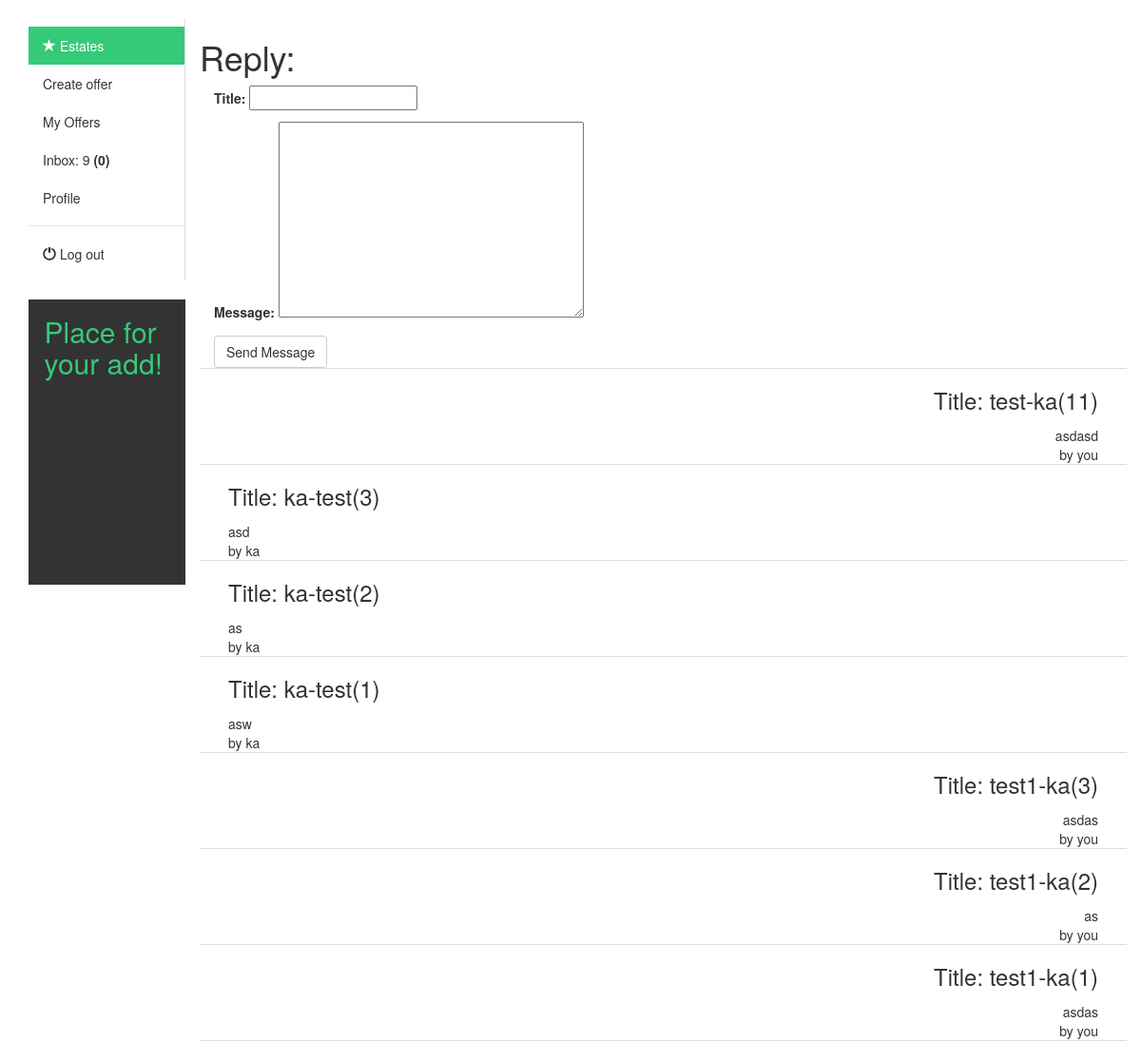
Page /accounts/chat/63/reply/ (signed in) on the committed database.
### estate_app/models.py (models this page shows, shortened)
class UserMessages(models.Model):
    title        = models.CharField(max_length = 255)
    message      = models.TextField(max_length = 5000)
    msg_sender   = models.ForeignKey(User, on_delete = models.CASCADE, related_name = 'msg_sender')
    msg_receiver = models.ForeignKey(User, on_delete = models.CASCADE, related_name = 'msg_receiver')
    is_read      = models.BooleanField(default = False)

### accounts/views.py (the view, shortened to what this page needs)
# urls.py: path('chat/<int:pk>/reply/', views.ChatReplyView.as_view(), name='chat_details'),
class ChatReplyView(LoginRequiredMixin, CreateView):
    model = estate_models.UserMessages
    template_name = 'accounts/chat_reply.html'
    fields = ('title', 'message')
    def get_context_data(self, **kwargs):
        context = super().get_context_data(**kwargs)
        messages = estate_models.UserMessages.objects.filter(
            msg_receiver = self.request.user, msg_sender = self.kwargs['pk'])
        for msg in messages:
            if msg.is_read == False:
                estate_models.UserMessages.objects.get(
                id = msg.id).read_msg()
        context['form'] = self.get_form(estate_forms.MessagesForm)
        context['usermessages_list'] = estate_models.UserMessages.objects.filter((
            (Q(msg_receiver = self.request.user) & Q(msg_sender = self.kwargs['pk']))
            | (Q(msg_receiver = self.kwargs['pk']) & Q(msg_sender = self.request.user)))).order_by('-pk')
        return context

### estate_app/forms.py
class MessagesForm(forms.ModelForm):
    class Meta():
        model = models.UserMessages
        fields = ['title', 'message']

### common_tags/templatetags/my_tags.py (called while the page is built)
@register.simple_tag
def total_messages(user_id):
    total_messages = estate_models.UserMessages.objects.filter(
        msg_receiver = user_id).count()
    return total_messages

@register.simple_tag
def unread_messages(user_id):
    unread = estate_models.UserMessages.objects.filter(
        msg_receiver = user_id, is_read = False).count()
    return unread

### accounts/templates/accounts/chat_reply.html (shortened to what this page needs)
{% extends "base.html" %}
{% load bootstrap3 %}
{% block content %}
<h1>Reply:</h1>
<div class="col-sm-10 pull-right blogShort">
  <form method="post">
    {{form.as_p}}
    <input class="btn btn-default" type="submit" name="" value="Send Message">
  </form>
</div>
{% for msg in usermessages_list %}
  {% if msg.msg_sender == user %}
  <div class="col-sm-10 pull-right blogShort">
    <div class="col-sm-9 pull-right">
      <div>
        <h3 class="pull-right">Title: {{msg.title}}</h3>
      </div>
      <div class="msg-by-user">
        <br> <br> <br>
          {{msg.message}}
          <br> by you
      </div>
    </div>
  </div>
  {% else %}
  <div class="col-sm-10 pull-right blogShort">
    <div class="col-sm-9 pull-left">
      <div>
        <h3 class="pull-left">Title: {{msg.title}}</h3>
      </div>
      <div class="msg-by-other">
        <br> <br> <br>
        {{msg.message}} <br>
        by {{msg.msg_sender}}
      </div>
    </div>
  </div>
  {% endif %}
{% endfor %}
{% endblock %}

### templates/base.html (shortened to what this page needs)
<!DOCTYPE html>
{% load static %}
{% load my_tags %}
<html lang="en" dir="ltr">
  <head>
    <link href="//netdna.bootstrapcdn.com/bootstrap/3.0.0/css/bootstrap.min.css" rel="stylesheet" id="bootstrap-css">
    <link rel="stylesheet" href="{% static 'estate_pro/css/master.css' %}" type="text/css">
  </head>
  <body>
  <div class="container">
	 <div id="blog" class="row">
          <div class="col-sm-2 paddingTop20">
            <nav class="nav-sidebar">
                <ul class="nav">
                    <li class="active"><a href="{%url 'estate_app:property_list_view' %}"><span class="glyphicon glyphicon-star"></span> Estates</a></li>
                    {% if user.is_authenticated %}
                      <li><a href="{% url 'estate_app:property_create_form' %}">Create offer</a></li>
                      <li><a href="{% url 'estate_app:my_offers_list' %}">My Offers</a></li>
                      <li><a href="{% url 'accounts:chat' %}">
                        Inbox: {% total_messages user.id %} <b> ({% unread_messages user.id %})</b> </a> </li>
                      <li> <a href="{% url 'accounts:details_view' pk=user.id %}">Profile</a></li>
                      <li class="nav-divider"></li>
                      <li><a href="{% url 'accounts:logout'%}"><i class="glyphicon glyphicon-off"></i> Log out</a></li>
                    {% else %}
                      <li class="nav-divider"></li>
                      <li> <a href="{% url 'accounts:login' %}"><i class="glyphicon glyphicon-off"></i> Log in </a></li>
                    {% endif %}
                </ul>
            </nav>
                      <div><h2 class="add">Place for your add!</h2></div>
        </div>
        {% block content %}
        {% endblock %}
             </div>
          </div>
  </body>
</html>

### static/estate_pro/css/master.css (style rules this page uses)
.msg-by-user { text-align: right; }
.msg-by-other { text-align: left; }
.blogShort { border-bottom:1px solid #ddd; }
.add { background: #333; padding: 10%; height: 300px; }
.nav-sidebar { width: 100%; padding: 8px 0; border-right: 1px solid #ddd; }
.nav-sidebar a { color: #333; -webkit-transition: all 0.08s linear; -moz-transition: all 0.08s linear; -o-transition: all 0.08s linear; transition: all 0.08s linear; }
.nav-sidebar .active a { cursor: default; background-color: #34ca78; color: #fff; }
h2 { color:#34ca78; }

### rows in the picture
UserMessages: title "test-ka(11)", message "asdasd"
UserMessages: title "ka-test(3)", message "asd", msg_sender "ka"
UserMessages: title "ka-test(2)", message "as", msg_sender "ka"
UserMessages: title "ka-test(1)", message "asw", msg_sender "ka"
UserMessages: title "test1-ka(3)", message "asdas"
UserMessages: title "test1-ka(2)", message "as"
UserMessages: title "test1-ka(1)", message "asdas"
